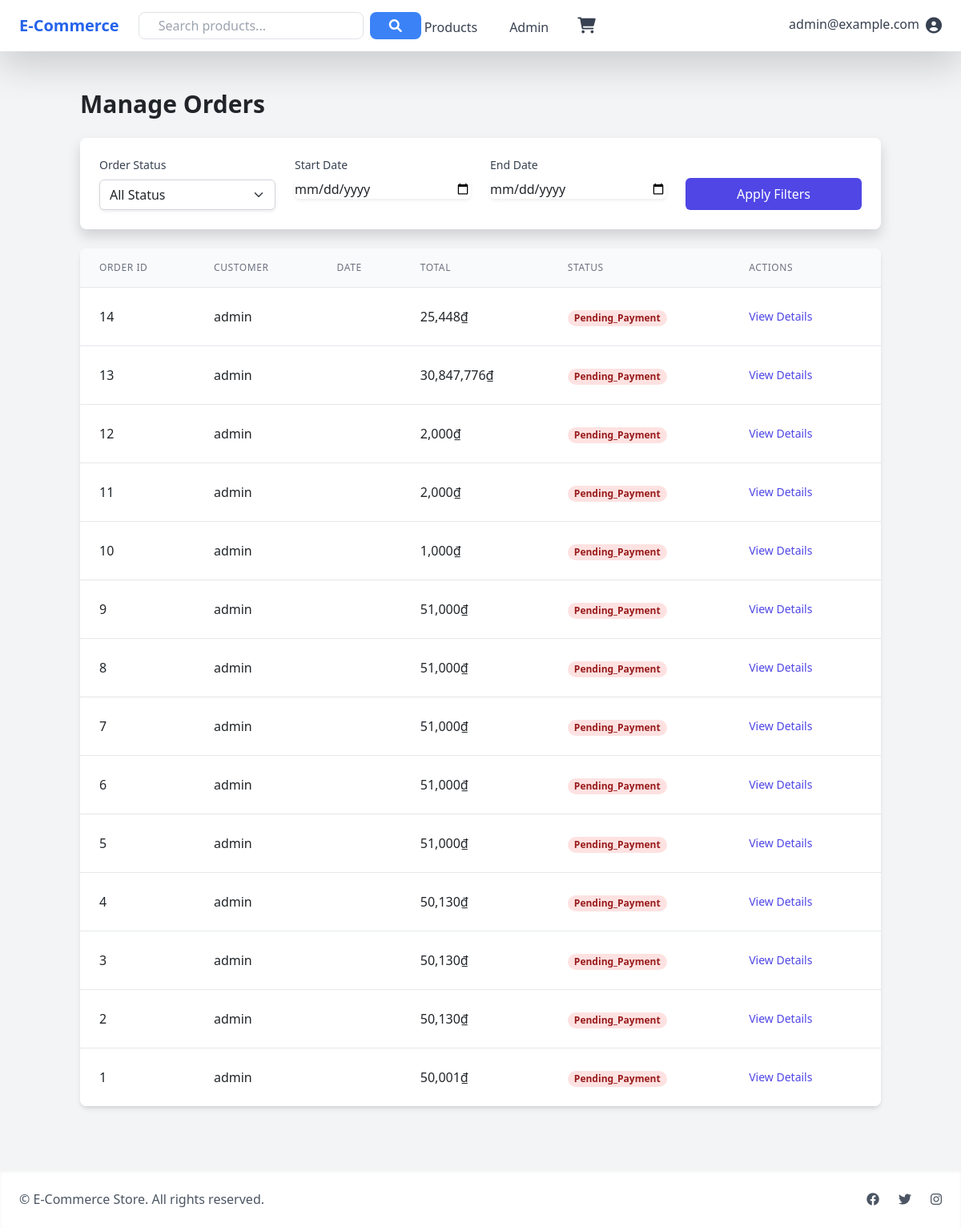
Page /admin/orders (signed in) on the committed database.
### models/user.py (models this page shows, shortened)
class User(UserMixin, db.Model):
    __tablename__ = 'users'
    id = db.Column(db.Integer, primary_key=True)
    email = db.Column(db.String(120), unique=True, nullable=False)
    username = db.Column(db.String(80), unique=True, nullable=True)  # Made nullable for OAuth users
    password_hash = db.Column(db.String(200), nullable=True)  # Made nullable for OAuth users
    profile_picture = db.Column(db.String(500))  # URL to user's profile picture
    first_name = db.Column(db.String(50))
    last_name = db.Column(db.String(50))
    address_line1 = db.Column(db.String(100))
    address_line2 = db.Column(db.String(100))
    city = db.Column(db.String(50))
    state = db.Column(db.String(50))
    postal_code = db.Column(db.String(10))
    phone_number = db.Column(db.String(20))
    provider = db.Column(db.String(50))  # OAuth provider (e.g., 'google')
    oauth_token = db.Column(db.JSON)     # OAuth token data
    payment_method_id = db.Column(db.String(100))  # Reference to securely stored payment method
    payment_provider = db.Column(db.String(50))    # e.g., 'credit_card', 'payos', 'cod'
    is_admin = db.Column(db.Boolean, default=False)
    created_at = db.Column(db.DateTime, default=datetime.utcnow)
    updated_at = db.Column(db.DateTime, default=datetime.utcnow, onupdate=datetime.utcnow)
    cart_items = relationship("CartItem",
                          backref=db.backref("user", lazy=True),
                          lazy=True,
                          primaryjoin="and_(User.id==CartItem.user_id, CartItem.deleted_at.is_(None))")
    orders = relationship("Order", backref="user", lazy=True)
    _password = None
    @property
    def password(self):
        raise AttributeError('password is not a readable attribute')

### models/order.py (models this page shows, shortened)
class Order(db.Model):
    __tablename__ = 'orders'
    id = db.Column(db.Integer, primary_key=True)
    user_id = db.Column(db.Integer, db.ForeignKey('users.id'), nullable=False)
    status = db.Column(db.Enum(OrderStatus), nullable=False, default=OrderStatus.PENDING_PAYMENT)
    total_amount = db.Column(db.Integer, nullable=False)  # Amount in VND
    shipping_address = db.Column(db.Text, nullable=False)
    billing_first_name = db.Column(db.String(100))
    billing_last_name = db.Column(db.String(100))
    billing_address = db.Column(db.Text)
    billing_city = db.Column(db.String(100))
    billing_state = db.Column(db.String(100))
    billing_zip = db.Column(db.String(20))
    payment_method = db.Column(db.String(50), nullable=False)
    payment_id = db.Column(db.String(100))  # External payment reference
    tracking_number = db.Column(db.String(100))
    notes = db.Column(db.Text)
    created_at = db.Column(db.DateTime, default=datetime.utcnow)
    updated_at = db.Column(db.DateTime, default=datetime.utcnow, onupdate=datetime.utcnow)
    items = db.relationship('OrderItem', back_populates='order', lazy=True, cascade='all, delete-orphan')

### routes/admin.py (the view)
@admin_bp.route('/orders')
@login_required
@admin_required
def manage_orders():
    page = request.args.get('page', 1, type=int)
    status = request.args.get('status')
    start_date = request.args.get('start_date')
    end_date = request.args.get('end_date')
    query = Order.query
    if status:
        query = query.filter_by(status=status)
    if start_date:
        try:
            start = datetime.strptime(start_date, '%Y-%m-%d')
            query = query.filter(Order.created_at >= start)
        except ValueError:
            pass
    if end_date:
        try:
            end = datetime.strptime(end_date, '%Y-%m-%d') + timedelta(days=1)
            query = query.filter(Order.created_at < end)
        except ValueError:
            pass
    orders = query.order_by(Order.created_at.desc()).paginate(page=page, per_page=20)
    return render_template('admin/orders.html', orders=orders, statuses=OrderStatus)

### routes/auth.py (called while the page is built)
def admin_required(f):
    @wraps(f)
    def decorated_function(*args, **kwargs):
        if not current_user.is_authenticated or not current_user.is_admin:
            flash('You need administrator privileges to access this page.', 'error')
            return redirect(url_for('main.home'))
        return f(*args, **kwargs)
    return decorated_function

### templates/admin/orders.html (shortened to what this page needs)
{% extends "base.html" %}
{% block content %}
<div class="container mx-auto py-6">
    <h1 class="text-3xl font-bold mb-6">Manage Orders</h1>
    <div class="mb-6 bg-white shadow rounded-lg p-6">
        <form method="get" class="grid grid-cols-1 md:grid-cols-4 gap-4">
            <div>
                <label for="status" class="block text-sm font-medium text-gray-700 mb-2">Order Status</label>
                <select name="status" id="status"
                        class="form-select rounded-md border-gray-300 shadow-sm focus:border-indigo-500 focus:ring-indigo-500 w-full">
                    <option value="">All Status</option>
                </select>
            </div>
            <div>
                <label for="start_date" class="block text-sm font-medium text-gray-700 mb-2">Start Date</label>
                <input type="date" id="start_date" name="start_date"
                       value="{{ request.args.get('start_date', '') }}"
                       class="form-input rounded-md border-gray-300 shadow-sm focus:border-indigo-500 focus:ring-indigo-500 w-full">
            </div>
            <div>
                <label for="end_date" class="block text-sm font-medium text-gray-700 mb-2">End Date</label>
                <input type="date" id="end_date" name="end_date"
                       value="{{ request.args.get('end_date', '') }}"
                       class="form-input rounded-md border-gray-300 shadow-sm focus:border-indigo-500 focus:ring-indigo-500 w-full">
            </div>
            <div class="flex items-end">
                <button type="submit" class="bg-indigo-600 text-white px-4 py-2 rounded-md hover:bg-indigo-700 w-full">
                    Apply Filters
                </button>
            </div>
        </form>
    </div>
    <div class="bg-white shadow-md rounded-lg overflow-hidden">
        <table class="min-w-full divide-y divide-gray-200">
            <thead class="bg-gray-50">
                <tr>
                    <th class="px-6 py-3 text-left text-xs font-medium text-gray-500 uppercase tracking-wider">Order ID</th>
                    <th class="px-6 py-3 text-left text-xs font-medium text-gray-500 uppercase tracking-wider">Customer</th>
                    <th class="px-6 py-3 text-left text-xs font-medium text-gray-500 uppercase tracking-wider">Date</th>
                    <th class="px-6 py-3 text-left text-xs font-medium text-gray-500 uppercase tracking-wider">Total</th>
                    <th class="px-6 py-3 text-left text-xs font-medium text-gray-500 uppercase tracking-wider">Status</th>
                    <th class="px-6 py-3 text-left text-xs font-medium text-gray-500 uppercase tracking-wider">Actions</th>
                </tr>
            </thead>
            <tbody class="bg-white divide-y divide-gray-200">
                {% for order in orders.items %}
                <tr>
                    <td class="px-6 py-4 whitespace-nowrap">{{ order.id }}</td>
                    <td class="px-6 py-4 whitespace-nowrap">{{ order.user.username }}</td>
                    <td class="px-6 py-4 whitespace-nowrap">{{ order.created_at_local }}</td>
                    <td class="px-6 py-4 whitespace-nowrap">{{ "{:,.0f}".format(order.total_amount) }}₫</td>
                    <td class="px-6 py-4 whitespace-nowrap">
                        <span class="px-2 inline-flex text-xs leading-5 font-semibold rounded-full
                            {% if order.status == 'pending' %}bg-yellow-100 text-yellow-800
                            {% elif order.status == 'processing' %}bg-blue-100 text-blue-800
                            {% elif order.status == 'shipped' %}bg-purple-100 text-purple-800
                            {% elif order.status == 'delivered' %}bg-green-100 text-green-800
                            {% else %}bg-red-100 text-red-800{% endif %}">
                            {{ order.status.value.title() }}
                        </span>
                    </td>
                    <td class="px-6 py-4 whitespace-nowrap text-sm">
                        <a href="{{ url_for('admin.order_detail', id=order.id) }}"
                           class="text-indigo-600 hover:text-indigo-900 mr-4">View Details</a>
                    </td>
                </tr>
                {% endfor %}
            </tbody>
        </table>
    </div>
</div>
{% endblock %}

### templates/base.html (shortened to what this page needs)
<!DOCTYPE html>
<html lang="en">
<head>
    {% if config['ENV'] == 'production' %}
        <link href="{{ url_for('static', filename='css/main.css') }}" rel="stylesheet">
    {% else %}
        <script src="https://cdn.tailwindcss.com"></script>
    {% endif %}
    <link href="https://cdn.jsdelivr.net/npm/bootstrap@5.3.0/dist/css/bootstrap.min.css" rel="stylesheet">
    <link href="{{ url_for('static', filename='css/app.css') }}" rel="stylesheet">
    <link href="https://cdnjs.cloudflare.com/ajax/libs/font-awesome/6.0.0/css/all.min.css" rel="stylesheet">
</head>
<body class="min-h-screen bg-gray-100">
    <nav class="bg-white shadow-lg">
        <div class="max-w-7xl mx-auto px-4">
            <div class="flex justify-between h-16">
                <div class="flex">
                    <div class="flex-shrink-0 flex items-center">
                        <a href="{{ url_for('main.home') }}" class="text-xl font-bold text-blue-600">
                            E-Commerce
                        </a>
                    </div>
                    <div class="hidden md:flex md:ml-6 items-center flex-1 max-w-lg">
                        <form action="{{ url_for('main.search') }}" method="get" class="w-full relative">
                            <div class="flex gap-2">
                                <input type="search" name="q" placeholder="Search products..."
                                       data-search-input
                                       class="w-full px-4 py-1 border rounded-lg focus:outline-none focus:border-blue-500"
                                       value="{{ request.args.get('q', '') }}"
                                       autocomplete="off">
                                <button type="submit" class="px-4 py-1 bg-blue-500 text-white rounded-lg hover:bg-blue-600">
                                    <i class="fas fa-search"></i>
                                </button>
                            </div>
                        </form>
                    </div>
                    <div class="hidden md:flex md:space-x-8">
                        <a href="{{ url_for('products.index') }}"
                           class="inline-flex items-center px-1 pt-1 text-gray-700 hover:text-blue-600">
                            Products
                        </a>
                        {% if current_user.is_admin %}
                            <a href="{{ url_for('admin.dashboard') }}"
                               class="inline-flex items-center px-1 pt-1 text-gray-700 hover:text-blue-600">
                                Admin
                            </a>
                        {% endif %}
                        {% if current_user.is_authenticated %}
                        <div class="flex items-center">
                            <a href="{{ url_for('cart.view_cart') }}" class="text-gray-700 hover:text-blue-600 relative">
                                <i class="fas fa-shopping-cart text-xl"></i>
                            </a>
                        </div>
                        {% endif %}
                    </div>
                </div>
                <div class="flex items-center">
                    {% if current_user.is_authenticated %}
                        <div class="ml-3 relative">
                            <div class="dropdown">
                                <button class="flex text-gray-700 hover:text-blue-600" type="button" id="userMenu" data-bs-toggle="dropdown" aria-expanded="false">
                                    <span class="mr-2">{{ current_user.email }}</span>
                                    <i class="fas fa-user-circle text-xl"></i>
                                </button>
                            </div>
                        </div>
                    {% endif %}
                </div>
            </div>
        </div>
    </nav>
    <main class="max-w-7xl mx-auto px-4 py-6">
        {% block content %}{% endblock %}
    </main>
    <footer class="bg-white shadow-inner mt-8">
        <div class="max-w-7xl mx-auto py-6 px-4">
            <div class="flex justify-between items-center">
                <div class="text-gray-600">
                    © {{ current_year }} E-Commerce Store. All rights reserved.
                </div>
                <div class="flex space-x-6">
                    <a href="#" class="text-gray-600 hover:text-blue-600">
                        <i class="fab fa-facebook"></i>
                    </a>
                    <a href="#" class="text-gray-600 hover:text-blue-600">
                        <i class="fab fa-twitter"></i>
                    </a>
                    <a href="#" class="text-gray-600 hover:text-blue-600">
                        <i class="fab fa-instagram"></i>
                    </a>
                </div>
            </div>
        </div>
    </footer>
</body>
</html>

### rows in the picture
User: email "admin@example.com"
Order: id "14", user.username "admin", total_amount "25,448", status.value "Pending_Payment"
Order: id "13", user.username "admin", total_amount "30,847,776", status.value "Pending_Payment"
Order: id "12", user.username "admin", total_amount "2,000", status.value "Pending_Payment"
Order: id "11", user.username "admin", total_amount "2,000", status.value "Pending_Payment"
Order: id "10", user.username "admin", total_amount "1,000", status.value "Pending_Payment"
Order: id "9", user.username "admin", total_amount "51,000", status.value "Pending_Payment"
Order: id "8", user.username "admin", total_amount "51,000", status.value "Pending_Payment"
Order: id "7", user.username "admin", total_amount "51,000", status.value "Pending_Payment"
Order: id "6", user.username "admin", total_amount "51,000", status.value "Pending_Payment"
Order: id "5", user.username "admin", total_amount "51,000", status.value "Pending_Payment"
Order: id "4", user.username "admin", total_amount "50,130", status.value "Pending_Payment"
Order: id "3", user.username "admin", total_amount "50,130", status.value "Pending_Payment"
Order: id "2", user.username "admin", total_amount "50,130", status.value "Pending_Payment"
Order: id "1", user.username "admin", total_amount "50,001", status.value "Pending_Payment"
